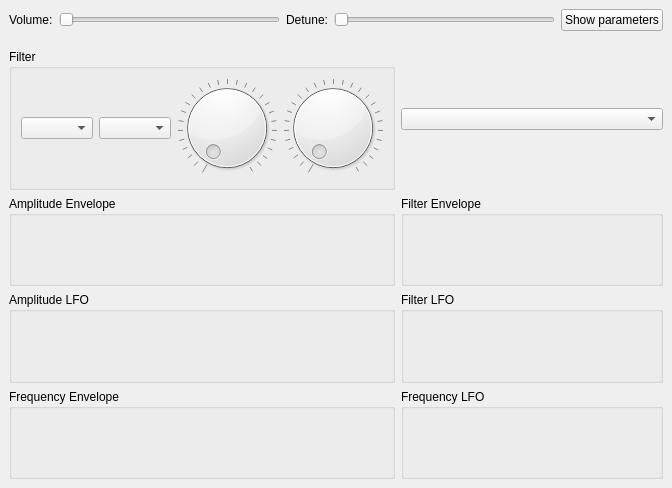
<?xml version="1.0" encoding="UTF-8"?>
<ui version="4.0">
 <class>Voicewidget</class>
 <widget class="QWidget" name="Voicewidget">
  <property name="geometry">
   <rect>
    <x>0</x>
    <y>0</y>
    <width>672</width>
    <height>488</height>
   </rect>
  </property>
  <property name="windowTitle">
   <string>Form</string>
  </property>
  <layout class="QVBoxLayout" name="verticalLayout">
   <property name="spacing">
    <number>0</number>
   </property>
   <property name="margin">
    <number>0</number>
   </property>
   <item>
    <widget class="QWidget" name="widget" native="true">
     <property name="sizePolicy">
      <sizepolicy hsizetype="Preferred" vsizetype="Maximum">
       <horstretch>0</horstretch>
       <verstretch>0</verstretch>
      </sizepolicy>
     </property>
     <layout class="QHBoxLayout" name="horizontalLayout">
      <item>
       <widget class="QLabel" name="label_2">
        <property name="text">
         <string>Volume:</string>
        </property>
       </widget>
      </item>
      <item>
       <widget class="Slider" name="horizontalSlider">
        <property name="maximum">
         <number>127</number>
        </property>
        <property name="orientation">
         <enum>Qt::Horizontal</enum>
        </property>
        <property name="controlId" stdset="0">
         <string>Volume</string>
        </property>
       </widget>
      </item>
      <item>
       <widget class="QLabel" name="label">
        <property name="text">
         <string>Detune:</string>
        </property>
       </widget>
      </item>
      <item>
       <widget class="QSlider" name="horizontalSlider_2">
        <property name="orientation">
         <enum>Qt::Horizontal</enum>
        </property>
       </widget>
      </item>
      <item>
       <widget class="QPushButton" name="showParameters">
        <property name="text">
         <string>Show parameters</string>
        </property>
       </widget>
      </item>
     </layout>
    </widget>
   </item>
   <item>
    <widget class="QWidget" name="widget_2" native="true">
     <property name="showOnExpand" stdset="0">
      <bool>true</bool>
     </property>
     <layout class="QGridLayout" name="gridLayout">
      <item row="1" column="1">
       <widget class="EnvelopeBox" name="filterEnvelope">
        <property name="title">
         <string>Filter Envelope</string>
        </property>
       </widget>
      </item>
      <item row="2" column="1">
       <widget class="LFOBox" name="filterLFO">
        <property name="title">
         <string>Filter LFO</string>
        </property>
       </widget>
      </item>
      <item row="1" column="0">
       <widget class="EnvelopeBox" name="amplitudeEnvelope">
        <property name="title">
         <string>Amplitude Envelope</string>
        </property>
       </widget>
      </item>
      <item row="2" column="0">
       <widget class="LFOBox" name="amplitudeLFO">
        <property name="title">
         <string>Amplitude LFO</string>
        </property>
       </widget>
      </item>
      <item row="0" column="1">
       <widget class="ComboBox" name="comboBox_2">
        <property name="controlId" stdset="0">
         <string>OscilSmp.BaseFunc</string>
        </property>
       </widget>
      </item>
      <item row="0" column="0">
       <widget class="GroupBox" name="groupBox">
        <property name="title">
         <string>Filter</string>
        </property>
        <property name="controlId" stdset="0">
         <string>FilterParams</string>
        </property>
        <layout class="QGridLayout" name="gridLayout_4">
         <item row="0" column="0">
          <widget class="ComboBox" name="comboBox_5">
           <property name="controlId" stdset="0">
            <string>Type</string>
           </property>
          </widget>
         </item>
         <item row="0" column="1">
          <widget class="ComboBox" name="comboBox_6">
           <property name="controlId" stdset="0">
            <string>Category</string>
           </property>
          </widget>
         </item>
         <item row="0" column="2">
          <widget class="Dial" name="partPan_3">
           <property name="maximum">
            <number>127</number>
           </property>
           <property name="pageStep">
            <number>32</number>
           </property>
           <property name="wrapping">
            <bool>false</bool>
           </property>
           <property name="notchTarget">
            <double>4.699999999999999</double>
           </property>
           <property name="notchesVisible">
            <bool>true</bool>
           </property>
           <property name="controlId" stdset="0">
            <string>CenterFrequency</string>
           </property>
          </widget>
         </item>
         <item row="0" column="3">
          <widget class="Dial" name="masterVolume_11">
           <property name="maximum">
            <number>127</number>
           </property>
           <property name="pageStep">
            <number>32</number>
           </property>
           <property name="wrapping">
            <bool>false</bool>
           </property>
           <property name="notchTarget">
            <double>4.699999999999999</double>
           </property>
           <property name="notchesVisible">
            <bool>true</bool>
           </property>
           <property name="controlId" stdset="0">
            <string>Frequency</string>
           </property>
          </widget>
         </item>
        </layout>
       </widget>
      </item>
      <item row="3" column="0">
       <widget class="EnvelopeBox" name="frequencyEnvelope">
        <property name="title">
         <string>Frequency Envelope</string>
        </property>
       </widget>
      </item>
      <item row="3" column="1">
       <widget class="LFOBox" name="frequencyLFO">
        <property name="title">
         <string>Frequency LFO</string>
        </property>
       </widget>
      </item>
     </layout>
    </widget>
   </item>
  </layout>
  <zorder>widget_2</zorder>
  <zorder>widget</zorder>
 </widget>
 <customwidgets>
  <customwidget>
   <class>Dial</class>
   <extends>QDial</extends>
   <header>Dial.h</header>
  </customwidget>
  <customwidget>
   <class>ComboBox</class>
   <extends>QComboBox</extends>
   <header>ComboBox.h</header>
  </customwidget>
  <customwidget>
   <class>GroupBox</class>
   <extends>QGroupBox</extends>
   <header>GroupBox.h</header>
   <container>1</container>
  </customwidget>
  <customwidget>
   <class>LFOBox</class>
   <extends>QGroupBox</extends>
   <header>LFOBox.h</header>
   <container>1</container>
  </customwidget>
  <customwidget>
   <class>EnvelopeBox</class>
   <extends>QGroupBox</extends>
   <header>EnvelopeBox.h</header>
   <container>1</container>
  </customwidget>
  <customwidget>
   <class>Slider</class>
   <extends>QSlider</extends>
   <header>Slider.h</header>
  </customwidget>
 </customwidgets>
 <resources/>
 <connections/>
</ui>
